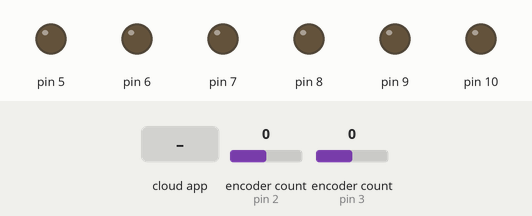
Bench run of a sketch on a simulated Arduino Uno, built with avr-gcc and run on an emulated ATmega328P. Shown: output pins drawn as LEDs (lit = HIGH). Inputs (shaded band) come from the test bench; at power-on: encoder count (sensors on pin 2, pin 3) 0. The ROS host is connected and sends only what is stated.

Above: at 1.2 s.
1.3 s: the phone or cloud app sets angular.z to -100
At 4.1 s:
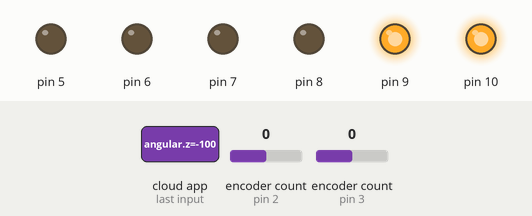
4.3 s: the phone or cloud app sets linear.x to -100
At 5.1 s:
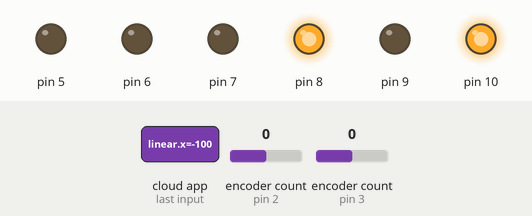
6.3 s: the phone or cloud app sets linear.x to 0
At 8.92 s:
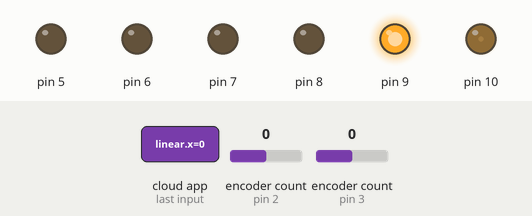
9.3 s: the phone or cloud app sets angular.z to 100
At 12.12 s:
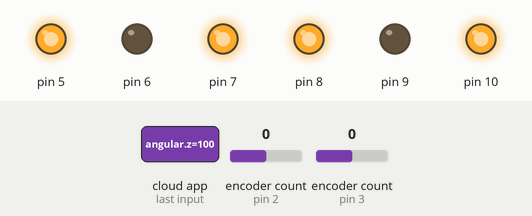
12.3 s: the phone or cloud app sets linear.x to 100
At 13.3 s:
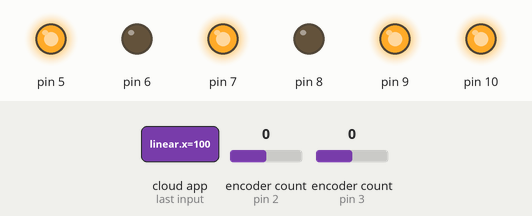
14.3 s: the phone or cloud app sets linear.x to -100
At 14.47 s:
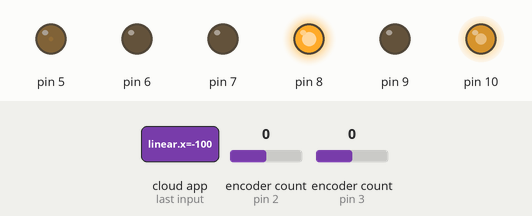
Timing chart, 0 to 17.1 s (numbered marks = the images above; inputs shaded):
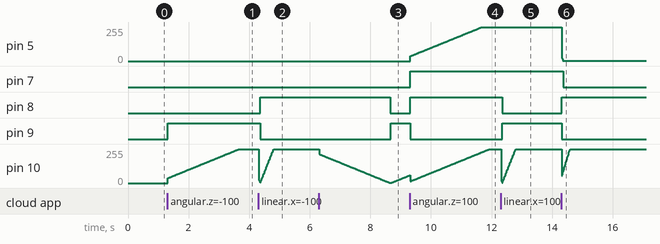

Measured:
- after the input at 1.3 s, pin 9: LOW → HIGH at once; pin 10: moves from 0/255 to 255/255 over 2.4 s, starting at once
- after the input at 4.3 s, pin 8: LOW → HIGH after 0.07 s; pin 9: HIGH → LOW after 0.07 s
- after the input at 6.3 s, pin 8: HIGH → LOW after 2.4 s; pin 9: LOW → HIGH after 2.4 s
- after the input at 9.3 s, pin 5: moves from 0/255 to 255/255 over 2.4 s, starting at once; pin 7, pin 8: LOW → HIGH at once; pin 9: HIGH → LOW at once
- after the input at 12.3 s, pin 8: HIGH → LOW after 0.05 s; pin 9: LOW → HIGH after 0.05 s
- after the input at 14.3 s, pin 5: 255/255 → 1/255 at once; pin 7: HIGH → LOW after 0.07 s; pin 8: LOW → HIGH at once; pin 9: HIGH → LOW at once

The sketch:

base_controller.ino
```cpp
  #include <ros.h>
  #include <std_msgs/Int16.h>
  #include <geometry_msgs/Twist.h>

  #include "motor_control.h"
#include "midLayer.h"
  ros::NodeHandle nh;

  std_msgs::Int16 right_wheel_tick_count;
ros::Publisher rightPub("rwheel", &right_wheel_tick_count);

std_msgs::Int16 left_wheel_tick_count;
ros::Publisher leftPub("lwheel", &left_wheel_tick_count);


  double linearVelocity ;
double angularVelocity ;

void setTargetVelocity(const geometry_msgs::Twist& cmdVel){
  linearVelocity = cmdVel.linear.x ;
  angularVelocity = cmdVel.angular.z ;
}
 ros::Subscriber<geometry_msgs::Twist> subCmdVel("cmd_vel", &setTargetVelocity );


void setup() {
 initMotors(6,7,5,8,9,10);
 initMidLayer();
 nh.getHardware()->setBaud(115200);

    nh.initNode();

     nh.advertise(rightPub);
  nh.advertise(leftPub);

    nh.subscribe(subCmdVel);
}

void loop() {
  nh.spinOnce();
  midLayerProcess(linearVelocity,angularVelocity);
  setRightMotor(getRPWM());
setLeftMotor(getLPWM());
left_wheel_tick_count.data = getLeftTicks() ;
right_wheel_tick_count.data = getRightTicks() ;
leftPub.publish( &left_wheel_tick_count );
    rightPub.publish( &right_wheel_tick_count );
}
```

midLayer.cpp
```cpp
extern const float rightEncoderResolution = 1562;
extern const float leftEncoderResolution = 1562;
extern const float gearRatio = 1;
extern const float dt = 0.01;
extern const float wheelRadius = 0.04;
extern const float robotRadius = 0.14;
char rEncoderPinA = 2 , rEcnoderPinB = 11 , lEncoderPinA = 3 ,lEncoderPinB = 12  ;
extern float rCurrentEncoderValue = 0.0;
extern float rPreviousEncoderValue = 0.0;
extern float lCurrentEncoderValue = 0.0;
extern float lPreviousEncoderValue = 0.0;
extern float rFilteredEncoderValue = 0.0;
extern double rFilteredInput = 0.0;
extern float lFilteredEncoderValue = 0.0;
extern double lFilteredInput = 0.0;
extern double leftMotorTargetRPM = 0.0 ;
extern double rightMotorTargetRPM = 0.0 ;
extern double leftMotorCurrentRPM = 0.0 ;
extern double rightMotorCurrentRPM = 0.0 ;
const float filterAlpha = 0.2;
 double rMotorPWM , lMotorPWM ;
const double Kp = 1.1;  // Proportional gain
const double Ki = 3.4;  // Integral gain
const double Kd = 0.05;
double rightRotations ;
double prevMillis = 0 ;
#include <Encoder.h>
#include <Arduino.h>
#include <PID_v1.h>
 Encoder rEncoder(rEncoderPinA,rEcnoderPinB);
 Encoder lEncoder(lEncoderPinA,lEncoderPinB);
 PID rPID((&rFilteredInput), &rMotorPWM, &rightMotorTargetRPM, Kp, Ki, Kd, DIRECT);
 PID lPID(&lFilteredInput, &lMotorPWM, &leftMotorTargetRPM, Kp, Ki, Kd, DIRECT);

void setCurrentRPM(){


    float rRevolutions = (rFilteredEncoderValue - rPreviousEncoderValue) / rightEncoderResolution;
float lRevolutions = (lFilteredEncoderValue - lPreviousEncoderValue) / leftEncoderResolution;

  // Calculate RPM


 rightMotorCurrentRPM = (rRevolutions / .0138 ) * 60.0;

 leftMotorCurrentRPM =  (lRevolutions / .0138 ) * 60.0;
rPreviousEncoderValue = rFilteredEncoderValue;
lPreviousEncoderValue = lFilteredEncoderValue;

}
float applyLowPassFilter(float input, float previousValue, float alpha) {
  return (1 - alpha) * previousValue + alpha * input;
}
void setTargetRPM(double linearVelocity , double angularVelocity ){
    float leftWheelVelocity = linearVelocity - (angularVelocity * robotRadius);
  float rightWheelVelocity = linearVelocity + (angularVelocity * robotRadius);

  // Calculate the RPM for each wheel
  leftMotorTargetRPM = (leftWheelVelocity * 60.0) / (2 * M_PI * wheelRadius);
  rightMotorTargetRPM = (rightWheelVelocity * 60.0) / (2 * M_PI * wheelRadius);
}
void getCurrentEncodersValues(){
  rCurrentEncoderValue = (float)rEncoder.read() *-1;
  lCurrentEncoderValue = (float)lEncoder.read() ;
}
void applyFilters1(){
  rFilteredEncoderValue =  applyLowPassFilter(rCurrentEncoderValue, rFilteredEncoderValue, filterAlpha);
  lFilteredEncoderValue =  applyLowPassFilter(lCurrentEncoderValue, lFilteredEncoderValue, filterAlpha);
}
void applyFilters2(){
  rFilteredInput = applyLowPassFilter(rightMotorCurrentRPM,rFilteredInput, filterAlpha);
lFilteredInput = applyLowPassFilter(leftMotorCurrentRPM,lFilteredInput, filterAlpha);
rPID.Compute();
lPID.Compute();
}
void initMidLayer(){
  rPID.SetOutputLimits(0, 255);
  rPID.SetSampleTime(dt * 1000); // Convert to milliseconds
  rPID.SetMode(AUTOMATIC);

    lPID.SetOutputLimits(-255, 255);
  lPID.SetSampleTime(dt * 1000); // Convert to milliseconds
  lPID.SetMode(AUTOMATIC);
 // Serial.begin(9600);
}
void midLayerProcess(double linearVelocity , double angularVelocity ){
/* Serial.print(rightMotorCurrentRPM);
  Serial.print(",");
   Serial.println(rightMotorTargetRPM);*/
  setTargetRPM(linearVelocity , angularVelocity );
     prevMillis = millis();
  getCurrentEncodersValues();
  applyFilters1();
  setCurrentRPM();
  applyFilters2();

  delay(dt * 1000);

}
int getRPWM(){
  return rMotorPWM ;

}
int getLPWM(){
  return lMotorPWM ;

}
float getRightTicks(){
  return rFilteredEncoderValue ;
}
float getLeftTicks(){
  return lFilteredEncoderValue ;
}
```

midLayer.h
```cpp
#ifndef MIDLAYER_H
#define MIDLAYER_H


void initMidLayer() ;
void applyFilters2();
void applyFilters1();
void getCurrentEncodersValues();
void setTargetRPM(double linearVelocity , double angularVelocity );
float applyLowPassFilter(float input, float previousValue, float alpha);
void setCurrentRPM();
void midLayerProcess(double linearVelocity , double angularVelocity);
int getRPWM();
int getLPWM();
float getRightTicks();
  float getLeftTicks();
#endif
```

motor_control.cpp
```cpp
#include "motor_control.h"
char rMotorDPin1 , rMotorDPin2 ,rMotorPWMPin, lMotorDPin1
, lMotorDPin2 , lMotorPWMPin ;
void initMotors(char rDP1 ,char  rDP2 ,char  rPWM ,char lDP1
,char  lDP2 ,char  lPWM  ){
  rMotorDPin1 = rDP1 ;
  rMotorDPin2 = rDP2 ;
  rMotorPWMPin = rPWM ;
  lMotorDPin1 = lDP1 ;
  lMotorDPin2 = lDP2 ;
  lMotorPWMPin = lPWM ;

pinMode(rMotorDPin1,OUTPUT);
pinMode(rMotorDPin2,OUTPUT);
pinMode(rMotorPWMPin,OUTPUT);
pinMode(lMotorDPin1,OUTPUT);
pinMode(lMotorDPin2,OUTPUT);
pinMode(lMotorPWMPin,OUTPUT);
  setRightMotor (0);
  setLeftMotor (0);

}
void setRightMotor (int PWM){
  if(PWM==0){
    digitalWrite(rMotorDPin1,LOW);
    digitalWrite(rMotorDPin2,LOW);
  }
  else{
    if(PWM>0){
      digitalWrite( rMotorDPin2 ,HIGH);
      digitalWrite( rMotorDPin1 ,LOW);
    }
    else{
      digitalWrite( rMotorDPin2 ,LOW);
      digitalWrite( rMotorDPin1 ,HIGH);
    }
    analogWrite(rMotorPWMPin,abs(PWM));
  }
}
void setLeftMotor(int PWM){
  if(PWM==0){
    digitalWrite(lMotorDPin1,LOW);
    digitalWrite(lMotorDPin2,LOW);
  }
  else{
    if(PWM>0){
      digitalWrite( lMotorDPin2 ,HIGH);
      digitalWrite( lMotorDPin1 ,LOW);
    }
    else{
      digitalWrite( lMotorDPin2 ,LOW);
      digitalWrite( lMotorDPin1 ,HIGH);
    }
    analogWrite(lMotorPWMPin,abs(PWM));
  }
}
```

motor_control.h
```cpp
#ifndef MOTOR_CONTROL_H
#define MOTOR_CONTROL_H
#include <Arduino.h>


void initMotors(char rDP1 ,char  rDP2 ,char  rPWM ,char lDP1
,char  lDP2 ,char  lPWM  );

void setRightMotor (int PWM);

void setLeftMotor (int PWM);
#endif
```
